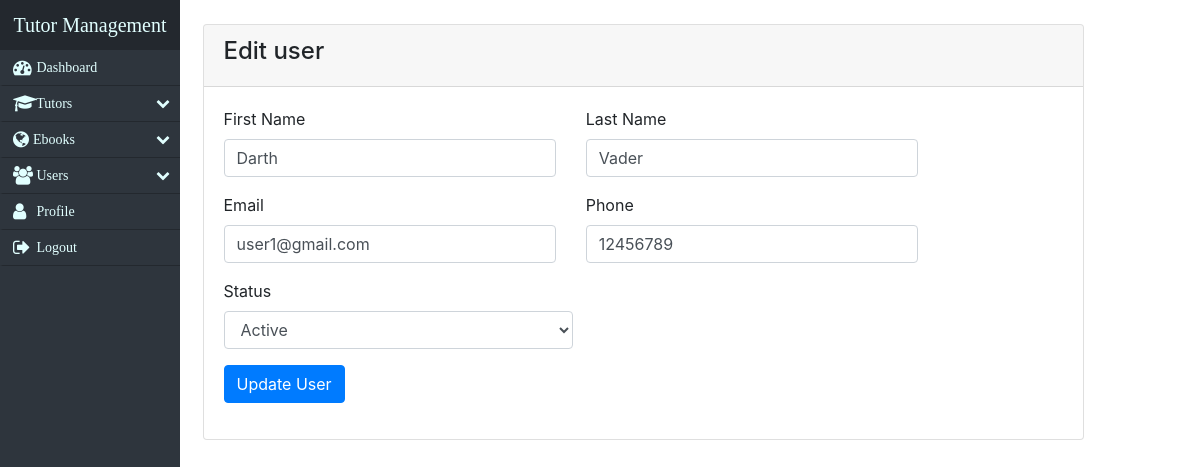
The page /updateUser.php?id=2 (signed in) on the database its author committed.
### tables this page shows
CREATE TABLE Users (
    id INT NOT NULL AUTO_INCREMENT,
    lastName VARCHAR(50) NOT NULL,
    firstName VARCHAR(50),
    email VARCHAR(100) UNIQUE,
    phone VARCHAR(12) UNIQUE,
    password VARCHAR(100),
    role_id INT,
    status ENUM('Active', 'Pending', 'Disabled'),
    
    PRIMARY KEY (ID),
    FOREIGN KEY (role_id) REFERENCES Roles(role_id)  ON DELETE CASCADE ON UPDATE CASCADE
);

### updateUser.php (the view, shortened to what this page needs)
<?php
include "php/functions.php";
if (isset($_GET['id'])) {
    $id = $_GET['id'];
    $con = connect();
    $query = $con->prepare("SELECT * FROM Users WHERE id=?");
    $query->bind_param("i", $id);
    $query->execute();
    $result = $query->get_result();
    $user = $result->fetch_assoc();
}
?>
<html>
<head lang="en">
    <link rel="stylesheet" href="bootstrap/css/bootstrap.min.css" />
    <link rel="stylesheet" href="css/styles.css" />
</head>
<div class="container-fluid sidebar">
    <div class="row">
        <?php include "sideBar.php" ?>
        <div class="col-md-9">
            <br>
            <div class="card">
                <div class="card-header">
                    <h4>Edit user</h4>
                </div>
                <div class="card-body">
                    <form method="POST" action="php/updateUser.php">
                        <div class="form-group">
                            <div class="row">
                                <div class="col-md-5">
                                    <label for="firstName">First Name</label>
                                    <input type="text" class="form-control" id="firstName" name="firstName" aria-describedby="firstName" placeholder="First Name" value="<?php echo $user['firstName'] ?>" required>
                                </div>
                                <div class="col-md-5">
                                    <label for="lastName">Last Name</label>
                                    <input type="text" class="form-control" id="lastName" name="lastName" aria-describedby="lastName" placeholder="Last Name" value="<?php echo $user['lastName'] ?>" required>
                                </div>
                            </div>
                        </div>
                        <div class="form-group">
                            <div class="row">
                                <div class="col-md-5">
                                    <label for="email">Email</label>
                                    <input type="email" class="form-control" id="email" name="email" aria-describedby="email" placeholder="email" value="<?php echo $user['email'] ?>" required>
                                </div>
                                <div class="col-md-5">
                                    <label for="phone">Phone</label>
                                    <input type="text" class="form-control" id="phone" name="phone" aria-describedby="phone" placeholder="Phone" value="<?php echo $user['phone'] ?>" required>
                                </div>
                            </div>
                        </div>
                        <div class="form-group">
                            <div class="col-md-5">
                                <div class="row">
                                    <label for="status">Status</label>
                                    <select class="form-control" id="status" name="status">
                                        <option <?php dropDownValue("Active", $user['status']) ?>>Active</option>
                                    </select>
                                </div>
                            </div>
                        </div>
                        <button type="submit" name="submit" class="btn btn-primary">Update User</button>
                    </form>
                </div>
            </div>
        </div>
    </div>
</div>
</html>

### css/styles.css (style rules this page uses)
.sidebar { float: left; padding-left: 0px; }

### rows shown on the page
users: firstName "Darth", lastName "Vader", email "user1@gmail.com", phone "12456789", status "Active"
